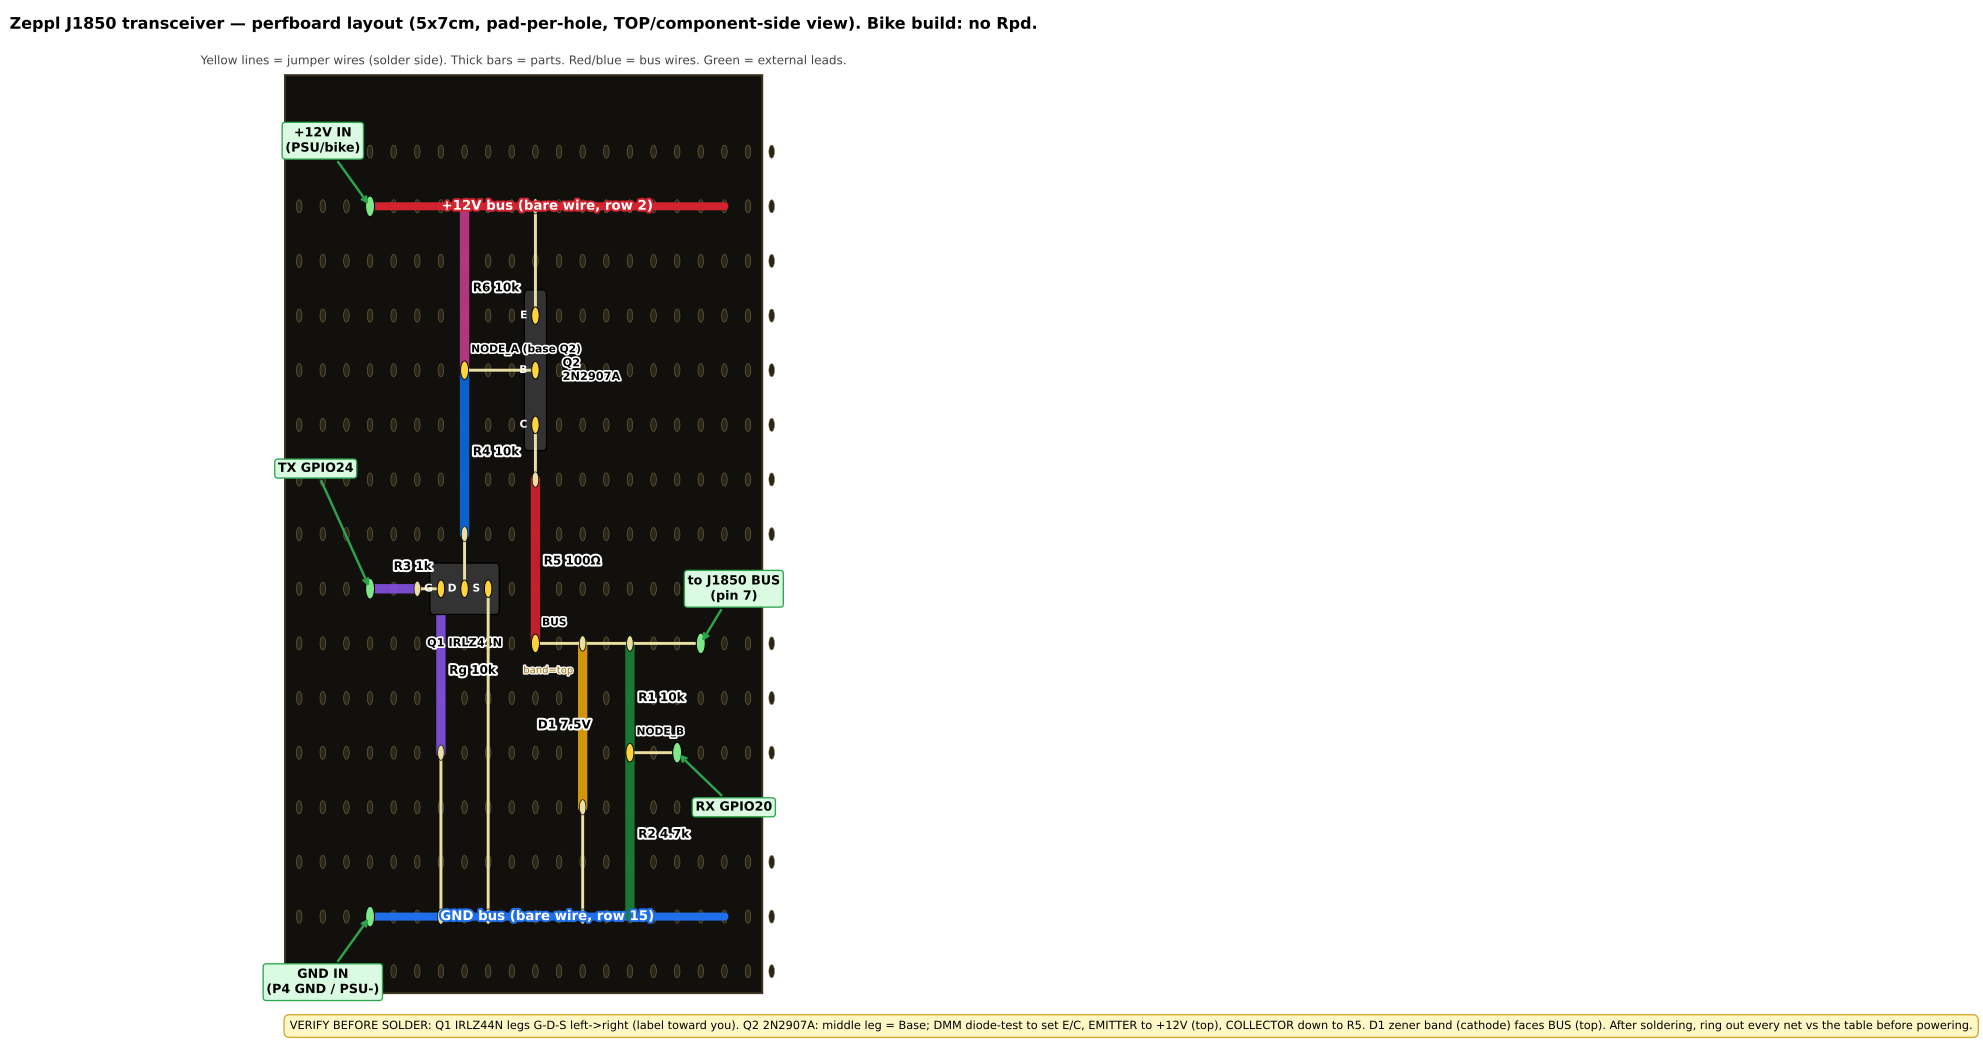

Recreate this plot in Python.
# J1850 transceiver perfboard layout (Phase 3 Stage 4 bench -> bike board).
# Physical pad-per-hole placement of the validated bench circuit (RX bare
# divider + high-side TX) on a 5x7 cm perfboard. Companion to the schemdraw
# schematics j1850_tx.py / j1850_rx.py, which stay the electrical source of
# truth; this only fixes where parts and jumpers physically go. Net list +
# solder/ring-out procedure in j1850_perfboard.md.
#
# NOTE: this drawing is matplotlib, NOT schemdraw. Regenerate with:
#   python3 -m venv .venv && .venv/bin/pip install matplotlib
#   .venv/bin/python j1850_perfboard.py
import matplotlib
matplotlib.use("Agg")
import matplotlib.pyplot as plt
from matplotlib.patches import FancyBboxPatch, Rectangle, Circle
import matplotlib.patheffects as pe

def X(c): return c
def Y(r): return -r

fig, ax = plt.subplots(figsize=(14, 11))
ax.set_xlim(-1.5, 21.5)
ax.set_ylim(-17.2, 1.6)
ax.axis("off")

# board body (5x7cm ~ 19x27 holes; we use a corner of it)
ax.add_patch(Rectangle((0.4,-16.4),20.2,16.8, facecolor="#12100c",
             edgecolor="#3a3320", lw=1.5, zorder=0))
# hole grid
NC, NR = 21, 16
for r in range(1,NR+1):
    for c in range(1,NC+1):
        ax.add_patch(Circle((X(c),Y(r)),0.12,facecolor="#2a2618",edgecolor="#7a6f45",lw=0.4,zorder=1))

# power / ground bus bare wires
def busline(row,x0,x1,color,label,lx):
    ax.plot([x0,x1],[Y(row),Y(row)],color=color,lw=6,solid_capstyle="round",zorder=2)
    t=ax.text(lx,Y(row),label,ha="center",va="center",fontsize=10,fontweight="bold",color="white",zorder=6)
    t.set_path_effects([pe.withStroke(linewidth=3,foreground=color)])
busline(2,4,19,"#d1242f","+12V bus (bare wire, row 2)",11.5)
busline(15,4,19,"#1f6feb","GND bus (bare wire, row 15)",11.5)

def res(c1,r1,c2,r2,label,color,loff=(0.35,0)):
    x1,y1,x2,y2=X(c1),Y(r1),X(c2),Y(r2)
    ax.plot([x1,x2],[y1,y2],color=color,lw=7,solid_capstyle="round",zorder=3,alpha=0.92)
    t=ax.text((x1+x2)/2+loff[0],(y1+y2)/2+loff[1],label,ha="left",va="center",
              fontsize=9,fontweight="bold",color="black",zorder=6)
    t.set_path_effects([pe.withStroke(linewidth=3,foreground="white")])

def jumper(c1,r1,c2,r2):
    ax.plot([X(c1),X(c2)],[Y(r1),Y(r2)],color="#e8dfa0",lw=2.2,zorder=4,
            solid_capstyle="round")
    for (c,r) in [(c1,r1),(c2,r2)]:
        ax.add_patch(Circle((X(c),Y(r)),0.14,facecolor="#e8dfa0",edgecolor="black",lw=0.5,zorder=5))

def node(c,r,label,col="#ffd33d",dx=0.28,dy=0.28):
    ax.add_patch(Circle((X(c),Y(r)),0.17,facecolor=col,edgecolor="black",lw=0.7,zorder=6))
    if label:
        t=ax.text(X(c)+dx,Y(r)+dy,label,ha="left",va="bottom",fontsize=8,fontweight="bold",zorder=7)
        t.set_path_effects([pe.withStroke(linewidth=2.5,foreground="white")])

def transistor(cells,name,namexy):
    xs=[X(c) for c,r,_ in cells]; ys=[Y(r) for c,r,_ in cells]
    ax.add_patch(FancyBboxPatch((min(xs)-0.45,min(ys)-0.45),max(xs)-min(xs)+0.9,max(ys)-min(ys)+0.9,
        boxstyle="round,pad=0.02,rounding_size=0.12",facecolor="#333",edgecolor="black",zorder=3))
    for c,r,pl in cells:
        ax.add_patch(Circle((X(c),Y(r)),0.16,facecolor="#ffd33d",edgecolor="black",lw=0.7,zorder=6))
        ax.text(X(c)-0.34,Y(r),pl,ha="right",va="center",fontsize=8,fontweight="bold",color="white",zorder=7)
    ax.text(namexy[0],namexy[1],name,ha="center",va="center",fontsize=8.5,fontweight="bold",color="white",zorder=7)

def extpad(c,r,label,tx,ty):
    ax.add_patch(Circle((X(c),Y(r)),0.19,facecolor="#7ee787",edgecolor="black",lw=0.8,zorder=6))
    ax.annotate(label, xy=(X(c),Y(r)), xytext=(tx,ty), fontsize=9.5, fontweight="bold",
                ha="center", va="center", zorder=8,
                arrowprops=dict(arrowstyle="->",color="#2da44e",lw=1.8),
                bbox=dict(boxstyle="round,pad=0.25",facecolor="#dafbe1",edgecolor="#2da44e"))

# ---- components (verified netlist) ----
# R6: +12V(8,2) -> NODE_A(8,5)
res(8,2,8,5,"R6 10k","#bf3989")
# R4: NODE_A(8,5) -> DRAIN(8,8)
res(8,5,8,8,"R4 10k","#0969da")
# R3: TXIN(4,9) -> GATE(6,9)
res(4,9,6,9,"R3 1k","#8250df",loff=(0,0.4))
# Rg: GATE(7,9) -> (7,12)->GND
res(7,9,7,12,"Rg 10k","#8250df")
# R5: COLLECTOR(11,7) -> BUS(11,10)
res(11,7,11,10,"R5 100Ω","#cf222e")
# D1 zener: BUS(13,10) -> (13,13) anode->GND ; band(cathode) at TOP=BUS
res(13,10,13,13,"D1 7.5V","#e3a008",loff=(-1.9,0))
ax.text(12.6,Y(11)+0.5,"band=top",ha="right",va="center",fontsize=7.5,color="#9a6700",
        path_effects=[pe.withStroke(linewidth=2,foreground="white")])
# R1: BUS(15,10) -> NODE_B(15,12)
res(15,10,15,12,"R1 10k","#1a7f37")
# R2: NODE_B(15,12) -> GND(15,15)
res(15,12,15,15,"R2 4.7k","#1a7f37")

# ---- transistors ----
transistor([(7,9,"G"),(8,9,"D"),(9,9,"S")],"",(8,Y(9)))
ax.text(8,Y(9)-1.0,"Q1 IRLZ44N",ha="center",va="center",fontsize=8.5,fontweight="bold",
        path_effects=[pe.withStroke(linewidth=2.5,foreground="white")])
transistor([(11,4,"E"),(11,5,"B"),(11,6,"C")],"",(11,Y(5)))
ax.text(12.15,Y(5),"Q2\n2N2907A",ha="left",va="center",fontsize=8.5,fontweight="bold",
        path_effects=[pe.withStroke(linewidth=2.5,foreground="white")])

# ---- nodes ----
node(8,5,"NODE_A (base Q2)")
node(11,10,"BUS")
node(15,12,"NODE_B")

# ---- jumpers ----
jumper(6,9,7,9)     # R3 -> Q1 gate (GATE)
jumper(8,8,8,9)     # R4 -> Q1 drain (DRAIN)
jumper(8,5,11,5)    # NODE_A across to Q2 base
jumper(11,4,11,2)   # Q2 emitter -> +12V bus
jumper(11,6,11,7)   # Q2 collector -> R5 (COLLECTOR)
jumper(11,10,13,10) # BUS
jumper(13,10,15,10) # BUS
jumper(9,9,9,15)    # Q1 source -> GND bus
jumper(7,12,7,15)   # Rg -> GND bus
jumper(13,13,13,15) # D1 anode -> GND bus
jumper(15,12,17,12) # NODE_B -> RX out

# ---- external pads ----
extpad(4,2,"+12V IN\n(PSU/bike)",2.0,Y(1)+0.2)
extpad(4,15,"GND IN\n(P4 GND / PSU-)",2.0,Y(16)-0.2)
extpad(4,9,"TX GPIO24",1.7,Y(7)+0.2)
extpad(18,10,"to J1850 BUS\n(pin 7)",19.4,Y(9))
extpad(17,12,"RX GPIO20",19.4,Y(13))
# wire BUS node to external bus pad
jumper(15,10,18,10)

ax.text(10.5,1.25,"Zeppl J1850 transceiver — perfboard layout (5x7cm, pad-per-hole, TOP/component-side view). Bike build: no Rpd.",
        ha="center",fontsize=12,fontweight="bold")
ax.text(10.5,0.6,"Yellow lines = jumper wires (solder side). Thick bars = parts. Red/blue = bus wires. Green = external leads.",
        ha="center",fontsize=9,color="#444")

ax.text(0.6,-16.9,
 "VERIFY BEFORE SOLDER: Q1 IRLZ44N legs G-D-S left->right (label toward you). "
 "Q2 2N2907A: middle leg = Base; DMM diode-test to set E/C, EMITTER to +12V (top), COLLECTOR down to R5. "
 "D1 zener band (cathode) faces BUS (top). After soldering, ring out every net vs the table before powering.",
 fontsize=8.5, va="top", ha="left",
 bbox=dict(boxstyle="round,pad=0.5",facecolor="#fff8c5",edgecolor="#d4a72c"))

plt.tight_layout()
fig.savefig("j1850_perfboard.png", dpi=140, bbox_inches="tight")
fig.savefig("j1850_perfboard.svg", bbox_inches="tight")
print("ok")
